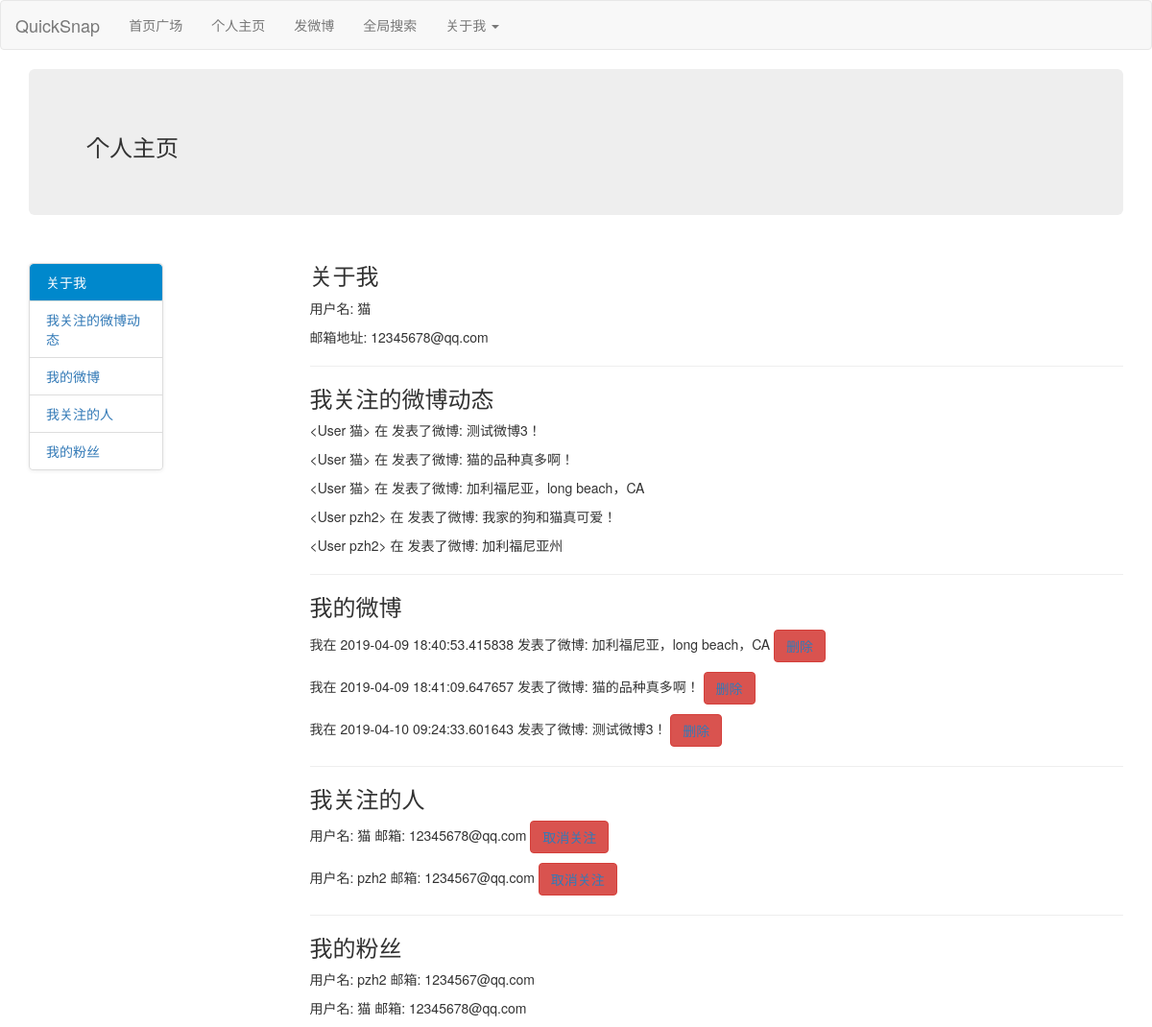
/my_homepage/猫 (signed in), run on the app's committed database.
### app/models.py (models this page shows, shortened)
class User(UserMixin, db.Model):
    id = db.Column(db.Integer, primary_key = True)                               # 用户id，Integer类型，作为表User的主键，唯一确定一个特定的用户
    username = db.Column(db.String(64), index = True, unique = False)            # 用户昵称，String类型
    email = db.Column(db.String(120), index = True, unique = True)               # 用户邮箱，String类型
    password_hash = db.Column(db.String(128))                                    # 用户密码的哈希值，String类型
    description = db.Column(db.String(140))                                      # 该用户的自我介绍和描述，String类型
    sign = db.Column(db.String(20))                                              # 用户个性签名
    job = db.Column(db.String(20))                                               # 用户职业
    location = db.Column(db.String(100))                                         # 该用户的所在地址
    posts = db.relationship('Post', backref='author', lazy='dynamic')            # 该用户所发送的Post，这里使用的是SQLAlchemy的第二类db.relationship方法，该方法在表Post中增加一个属性author，该属性直接返回Post对象所属于的User对象，也即可以直接通过Post表的该属性访问发送这条Post的用户的对象User
    followed = db.relationship('User',                                           # 该用户的关注关系，followers为追随者
        secondary = followers,
        primaryjoin = (followers.c.follower_id == id),
        secondaryjoin = (followers.c.followed_id == id),
        backref = db.backref('followers', lazy = 'dynamic'),
        lazy = 'dynamic')
    def __repr__(self):
        return '<User {}>'.format(self.username)
    def followed_posts(self):
        return Post.query.join(followers, (followers.c.followed_id == Post.user_id)).filter(followers.c.follower_id == self.id).order_by(Post.timestamp.desc())
    def follow_list(self):
        return User.query.join(followers, (followers.c.follower_id == User.id)).filter(followers.c.followed_id == self.id)
    def followed_list(self):
        return User.query.join(followers, (followers.c.followed_id == User.id)).filter(followers.c.follower_id == self.id)

class Post(db.Model):
    id = db.Column(db.Integer, primary_key = True)                              # 微博的id，Integer类型，作为表Post的主键，唯一确定一个特定的用户
    body = db.Column(db.String(160))                                            # 微博的内容，String类型
    timestamp = db.Column(db.DateTime, index=True)
    user_id = db.Column(db.Integer, db.ForeignKey('user.id'))                   # 微博的创建者/发送者，这里使用的是SQLAlchemy的第一类db.relationship方法，db.Integer指定创建的新属性类型为Integer，db.Foreignkey()指定外键关系，这里创建的user_id参照User表的主键user_id

### app/views.py (the view)
@app.route('/my_homepage/<username>')        # 这里使用的装饰器略有不同，<username>表示将url中'my_homepage/'后的部分作为参数传入my_homepage路由函数中
@login_required
def my_homepage(username):
    user = User.query.filter_by(username=username).first()
    posts=g.user.followed_posts()   # 直接调用User表的followed_posts方法获得关注的动态，该函数的实现请参见'/app/models.py'
    res_post=Post.query.filter(Post.user_id==user.id).all()
    my_posts=[]
    followed=g.user.followed_list()
    follower=g.user.follow_list()
    for post in res_post:
        my_posts.append({'id':post.id, 'time':post.timestamp, 'body':post.body})
    return render_template('my_homepage.html', user=user, posts=posts, my_posts=my_posts, isuser=current_user.is_authenticated, followed=followed, follower=follower)

### app/models.py (called while the page is built)
@login.user_loader   # login模块由__init__.py进行定义，见__init__.py的login = LoginManager()语句
def load_user(id):
    return User.query.get(int(id))

### app/views.py (called while the page is built)
@app.before_request
def before_request():
    g.user = current_user

### app/templates/my_homepage.html (shortened to what this page needs)
{% extends "base_navigation_bar.html" %}
{% import 'bootstrap/wtf.html' as wtf %}
{% block content %}
</head>
<body data-spy="scroll" data-target="#myScrollspy">
<div class="container">
   <div class="jumbotron">
        <h3>个人主页</h3>
    </div>
    <div class="row">
        <div class="col-xs-3" id="myScrollspy">
            <ul class="nav nav-tabs nav-stacked" data-spy="affix" data-offset-top="125">
                <li class="active"><a href="#section-1">关于我</a></li>
                <li><a href="#section-2">我关注的微博动态</a></li>
                <li><a href="#section-3">我的微博</a></li>
                <li><a href="#section-4">我关注的人</a></li>
                <li><a href="#section-5">我的粉丝</a></li>
            </ul>
        </div>
        <div class="col-xs-9">
            <h3 id="section-1">关于我</h3>
            <p>用户名: {{user.username}}</p>
            <p>邮箱地址: {{user.email}}</p>
            <hr>
            <h3 id="section-2">我关注的微博动态</h3>
            <p>
                {% if posts %}
                {% for post in posts %}
                <div>
                    <p>{{post.author}} 在 {{post.time}} 发表了微博: {{post.body}}</p>
                </div>
                {% endfor %}
                {% else %}
                <p>暂无关注的新动态</p>
                {% endif %}
            </p>
            <hr>
            <h3 id="section-3">我的微博</h3>
            <p>
                {% if my_posts %}
                {% for my_post in my_posts %}
                <div>
                    <p>
                        我在 {{my_post.time}} 发表了微博: {{my_post.body}}
                        <button type="button" class="btn btn-danger">
                            <a href="{{url_for('delweibo', id=my_post.id)}}">删除</a>
                        </button>
                    </p>
                </div>
                {% endfor %}
                {% else %}
                <p>您还没有发送过任何微博，尝试点击导航栏的'发微博'发送第一条动态吧!</p>
                {% endif %}
            </p>
            <hr>
            <h3 id="section-4">我关注的人</h3>
            {% if followed %}
            {% for x in followed %}
            <div>
                <p>
                    用户名: {{x.username}}  邮箱: {{x.email}}
                    <button type="button" class="btn btn-danger">
                        <a href="{{url_for('unfollow', username=x.username)}}">取消关注</a>
                    </button>
                </p>
            </div>
            {% endfor %}
            {% else %}
            <p>暂无关注的人</p>
            {% endif %}
            <hr>
            <h3 id="section-5">我的粉丝</h3>
            {% if follower %}
            {% for x in follower %}
            <div>
                <p>
                    用户名: {{x.username}}  邮箱: {{x.email}}
                </p>
            </div>
            {% endfor %}
            {% else %}
            <p>暂无粉丝</p>
            {% endif %}
        </div>
    </div>
</div>
</body>
</html>
{% endblock %}

### app/templates/my_homepage.html (style rules this page uses)
ul.nav-tabs { width: 140px; margin-top: 20px; border-radius: 4px; border: 1px solid #ddd; box-shadow: 0 1px 4px rgba(0, 0, 0, 0.067); }
ul.nav-tabs li { margin: 0; border-top: 1px solid #ddd; }
ul.nav-tabs li:first-child { border-top: none; }
ul.nav-tabs li a { margin: 0; padding: 8px 16px; border-radius: 0; }
ul.nav-tabs li.active a, ul.nav-tabs li.active a:hover { color: #fff; background: #0088cc; border: 1px solid #0088cc; }
ul.nav-tabs li:first-child a { border-radius: 4px 4px 0 0; }
ul.nav-tabs li:last-child a { border-radius: 0 0 4px 4px; }

### data on the page
User: username "猫", email "12345678@qq.com"
Post: author "<User 猫>", body "测试微博3！", time "2019-04-10 09:24:33.601643"
Post: author "<User 猫>", body "猫的品种真多啊！", time "2019-04-09 18:41:09.647657"
Post: author "<User 猫>", body "加利福尼亚，long beach，CA", time "2019-04-09 18:40:53.415838"
Post: author "<User pzh2>", body "我家的狗和猫真可爱！"
Post: author "<User pzh2>", body "加利福尼亚州"
User: username "pzh2", email "1234567@qq.com"
